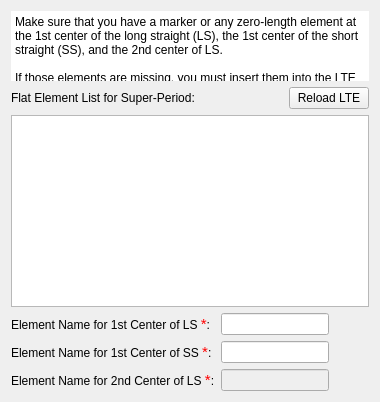
  <widget class="PageStraightCenters" name="wizardPage_straight_centers">
   <property name="title">
    <string>Markers at Long &amp; Short Straight Centers</string>
   </property>
   <property name="subTitle">
    <string>Specify zero-length elements at the centers of long &amp; short straights</string>
   </property>
   <layout class="QVBoxLayout" name="verticalLayout_9">
    <item>
     <widget class="QTextBrowser" name="textBrowser_4">
      <property name="sizePolicy">
       <sizepolicy hsizetype="Preferred" vsizetype="Preferred">
        <horstretch>0</horstretch>
        <verstretch>0</verstretch>
       </sizepolicy>
      </property>
      <property name="frameShape">
       <enum>QFrame::NoFrame</enum>
      </property>
      <property name="frameShadow">
       <enum>QFrame::Plain</enum>
      </property>
      <property name="verticalScrollBarPolicy">
       <enum>Qt::ScrollBarAlwaysOff</enum>
      </property>
      <property name="sizeAdjustPolicy">
       <enum>QAbstractScrollArea::AdjustToContents</enum>
      </property>
      <property name="html">
       <string>&lt;!DOCTYPE HTML PUBLIC &quot;-//W3C//DTD HTML 4.0//EN&quot; &quot;http://www.w3.org/TR/REC-html40/strict.dtd&quot;&gt;
&lt;html&gt;&lt;head&gt;&lt;meta name=&quot;qrichtext&quot; content=&quot;1&quot; /&gt;&lt;style type=&quot;text/css&quot;&gt;
p, li { white-space: pre-wrap; }
&lt;/style&gt;&lt;/head&gt;&lt;body style=&quot; font-family:'Sans Serif'; font-size:9pt; font-weight:400; font-style:normal;&quot;&gt;
&lt;p style=&quot; margin-top:0px; margin-bottom:0px; margin-left:0px; margin-right:0px; -qt-block-indent:0; text-indent:0px;&quot;&gt;Make sure that you have a marker or any zero-length element at the 1st center of the long straight (LS), the 1st center of the short straight (SS), and the 2nd center of LS.&lt;/p&gt;
&lt;p style=&quot;-qt-paragraph-type:empty; margin-top:0px; margin-bottom:0px; margin-left:0px; margin-right:0px; -qt-block-indent:0; text-indent:0px;&quot;&gt;&lt;br /&gt;&lt;/p&gt;
&lt;p style=&quot; margin-top:0px; margin-bottom:0px; margin-left:0px; margin-right:0px; -qt-block-indent:0; text-indent:0px;&quot;&gt;If those elements are missing, you must insert them into the LTE file.&lt;/p&gt;&lt;/body&gt;&lt;/html&gt;</string>
      </property>
     </widget>
    </item>
    <item>
     <layout class="QHBoxLayout" name="horizontalLayout_26">
      <item>
       <widget class="QLabel" name="label_36">
        <property name="text">
         <string>Flat Element List for Super-Period:</string>
        </property>
       </widget>
      </item>
      <item>
       <spacer name="horizontalSpacer_22">
        <property name="orientation">
         <enum>Qt::Horizontal</enum>
        </property>
        <property name="sizeHint" stdset="0">
         <size>
          <width>40</width>
          <height>20</height>
         </size>
        </property>
       </spacer>
      </item>
      <item>
       <widget class="QPushButton" name="pushButton_reload_LTE">
        <property name="sizePolicy">
         <sizepolicy hsizetype="Preferred" vsizetype="Fixed">
          <horstretch>0</horstretch>
          <verstretch>0</verstretch>
         </sizepolicy>
        </property>
        <property name="text">
         <string>Reload LTE</string>
        </property>
       </widget>
      </item>
     </layout>
    </item>
    <item>
     <widget class="QTableView" name="tableView_elem_list"/>
    </item>
    <item>
     <layout class="QGridLayout" name="gridLayout_2">
      <item row="0" column="0">
       <widget class="QLabel" name="label_14">
        <property name="text">
         <string>&lt;html&gt;&lt;head/&gt;&lt;body&gt;&lt;p&gt;Element Name for 1st Center of LS &lt;span style=&quot; font-size:11pt; color:#ff0000;&quot;&gt;*&lt;/span&gt;:&lt;/p&gt;&lt;/body&gt;&lt;/html&gt;</string>
        </property>
       </widget>
      </item>
      <item row="0" column="1">
       <widget class="QLineEdit" name="lineEdit_LS_1st_center_name">
        <property name="sizePolicy">
         <sizepolicy hsizetype="Expanding" vsizetype="Fixed">
          <horstretch>0</horstretch>
          <verstretch>0</verstretch>
         </sizepolicy>
        </property>
        <property name="text">
         <string/>
        </property>
       </widget>
      </item>
      <item row="0" column="2">
       <spacer name="horizontalSpacer_15">
        <property name="orientation">
         <enum>Qt::Horizontal</enum>
        </property>
        <property name="sizeHint" stdset="0">
         <size>
          <width>20</width>
          <height>20</height>
         </size>
        </property>
       </spacer>
      </item>
      <item row="1" column="0">
       <widget class="QLabel" name="label_15">
        <property name="text">
         <string>&lt;html&gt;&lt;head/&gt;&lt;body&gt;&lt;p&gt;Element Name for 1st Center of SS &lt;span style=&quot; font-size:11pt; color:#ff0000;&quot;&gt;*&lt;/span&gt;:&lt;/p&gt;&lt;/body&gt;&lt;/html&gt;</string>
        </property>
       </widget>
      </item>
      <item row="1" column="1">
       <widget class="QLineEdit" name="lineEdit_SS_1st_center_name">
        <property name="text">
         <string/>
        </property>
       </widget>
      </item>
      <item row="1" column="2">
       <spacer name="horizontalSpacer_16">
        <property name="orientation">
         <enum>Qt::Horizontal</enum>
        </property>
        <property name="sizeHint" stdset="0">
         <size>
          <width>40</width>
          <height>20</height>
         </size>
        </property>
       </spacer>
      </item>
      <item row="2" column="0">
       <widget class="QLabel" name="label_16">
        <property name="text">
         <string>&lt;html&gt;&lt;head/&gt;&lt;body&gt;&lt;p&gt;Element Name for 2nd Center of LS &lt;span style=&quot; font-size:11pt; color:#ff0000;&quot;&gt;*&lt;/span&gt;:&lt;/p&gt;&lt;/body&gt;&lt;/html&gt;</string>
        </property>
       </widget>
      </item>
      <item row="2" column="1">
       <widget class="QLineEdit" name="lineEdit_LS_2nd_center_name">
        <property name="enabled">
         <bool>false</bool>
        </property>
        <property name="text">
         <string/>
        </property>
       </widget>
      </item>
      <item row="2" column="2">
       <spacer name="horizontalSpacer_17">
        <property name="orientation">
         <enum>Qt::Horizontal</enum>
        </property>
        <property name="sizeHint" stdset="0">
         <size>
          <width>40</width>
          <height>20</height>
         </size>
        </property>
       </spacer>
      </item>
     </layout>
    </item>
   </layout>
  </widget>
